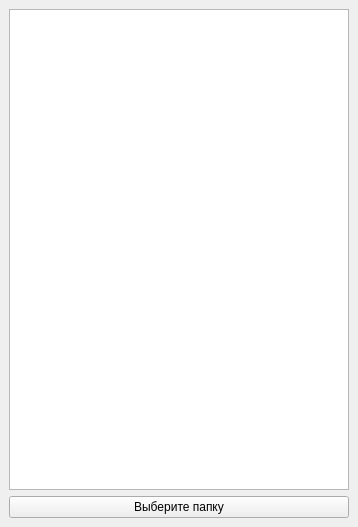
<?xml version="1.0" encoding="UTF-8"?>
<ui version="4.0">
 <class>MainWindow</class>
 <widget class="QMainWindow" name="MainWindow">
  <property name="geometry">
   <rect>
    <x>0</x>
    <y>0</y>
    <width>358</width>
    <height>527</height>
   </rect>
  </property>
  <property name="windowTitle">
   <string>MainWindow</string>
  </property>
  <widget class="QWidget" name="centralwidget">
   <layout class="QVBoxLayout" name="verticalLayout">
    <item>
     <widget class="QListWidget" name="listWidget"/>
    </item>
    <item>
     <widget class="QPushButton" name="pushButton">
      <property name="text">
       <string>Выберите папку</string>
      </property>
     </widget>
    </item>
   </layout>
  </widget>
 </widget>
 <resources/>
 <connections/>
</ui>
